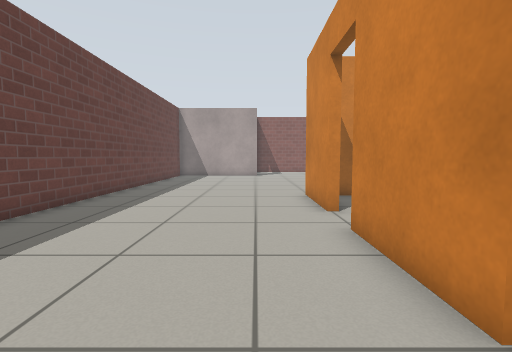
View 1 (above)

23 first-person views from a walk through a robot-simulator world made for Gazebo. The camera is 0.72 m above the floor, tilts 4° down and sees 85° across. The floor is counted in squares, 0.5 m on a side. Each view is taken from the middle of a square. On the plan, view 1 faces up. The plan holds only what a view shows up to about 14 squares ahead; the rest is blank. Gazebo's built-in surfaces are drawn with simple patterns.

View 2
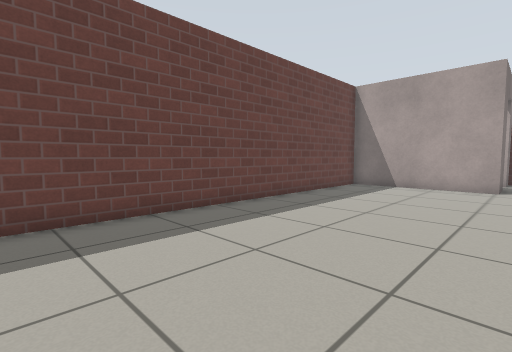

View 3
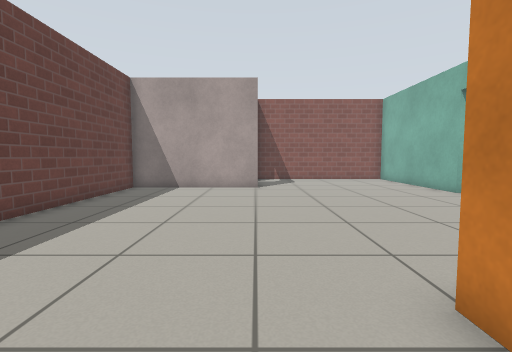

View 4
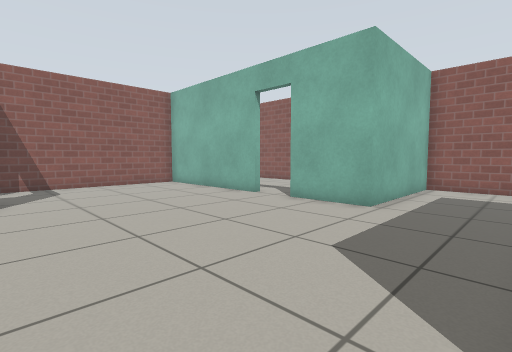

View 5
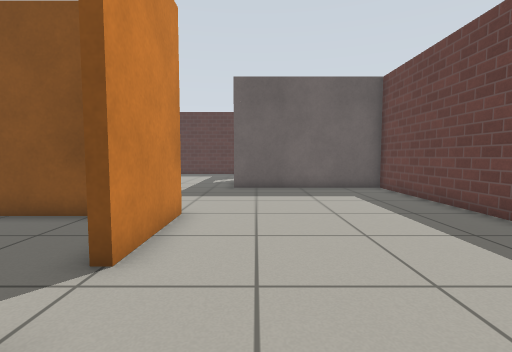

View 6
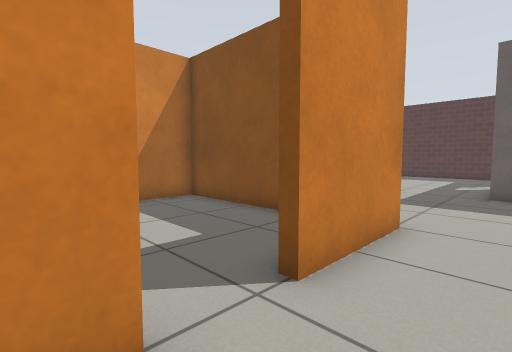

View 7
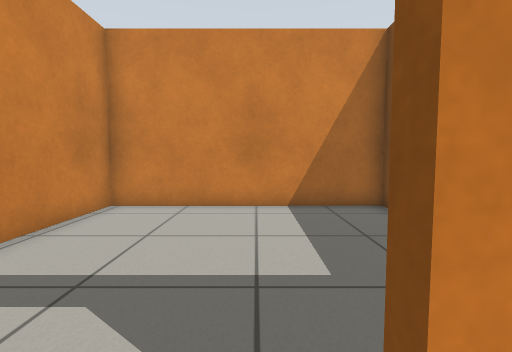

View 8
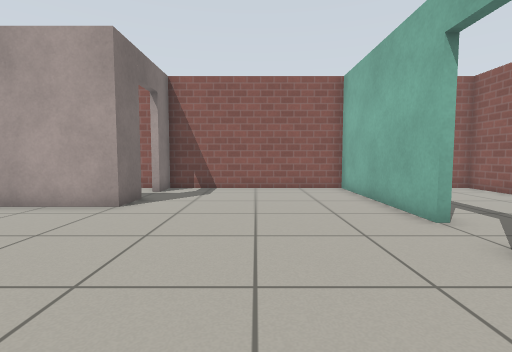

View 9
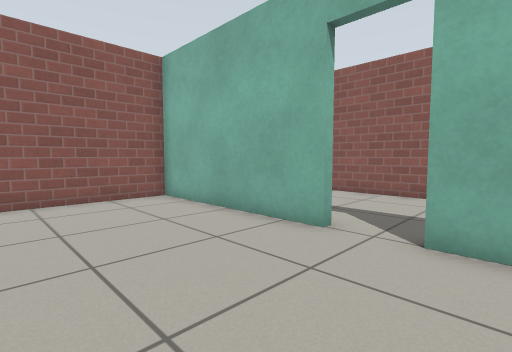

View 10
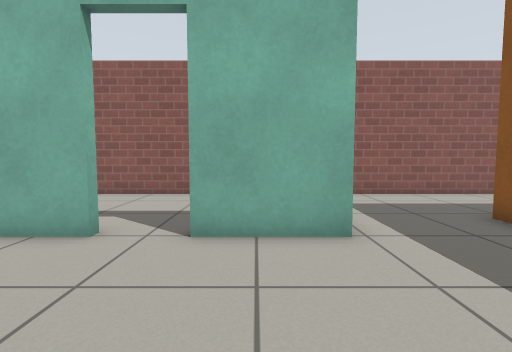

View 11
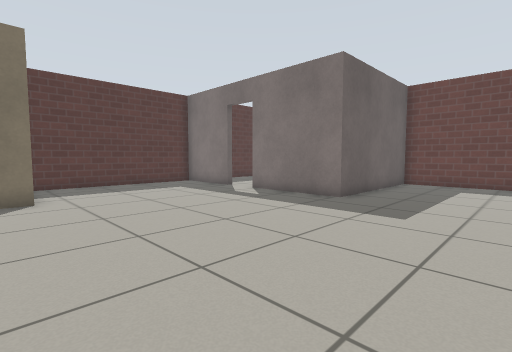

View 12
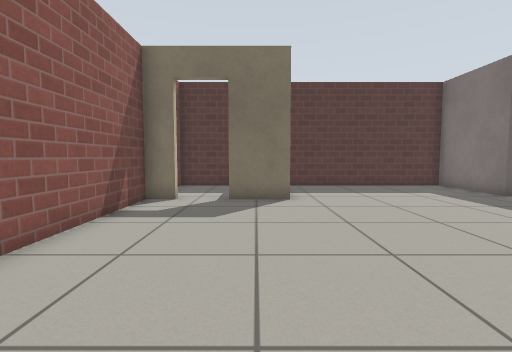

View 13
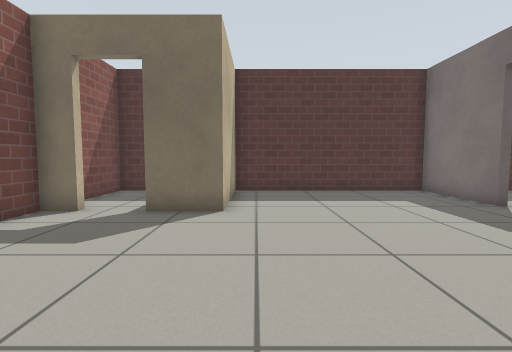

View 14
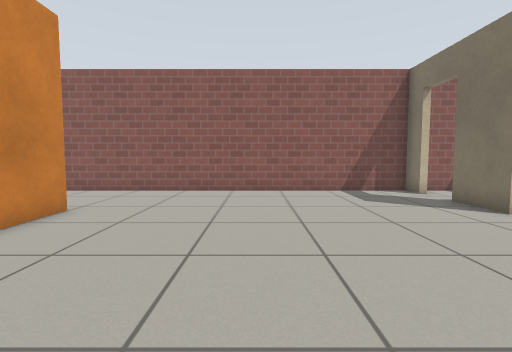

View 15
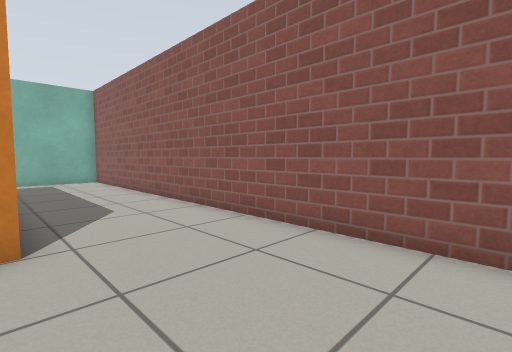

View 16
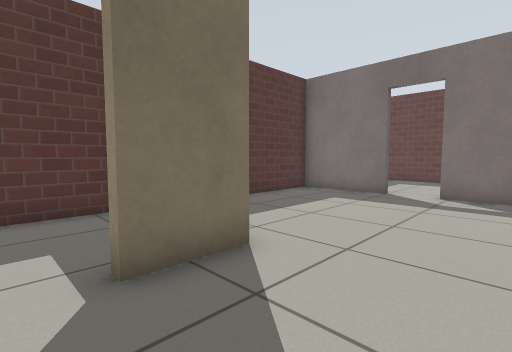

View 17
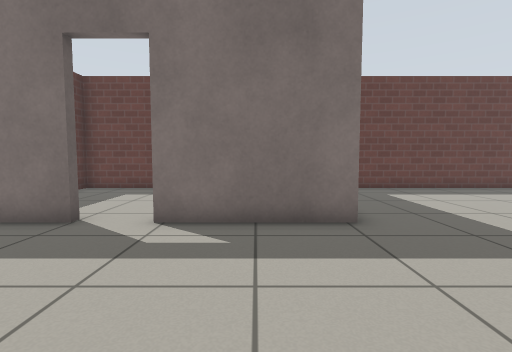

View 18
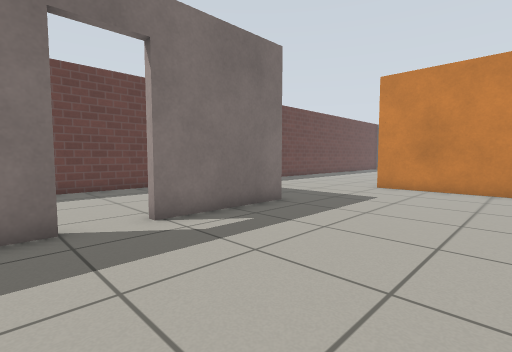

View 19
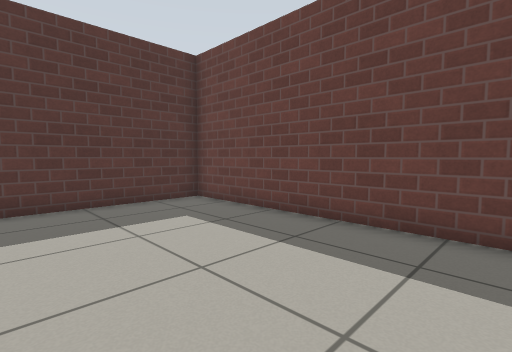

View 20
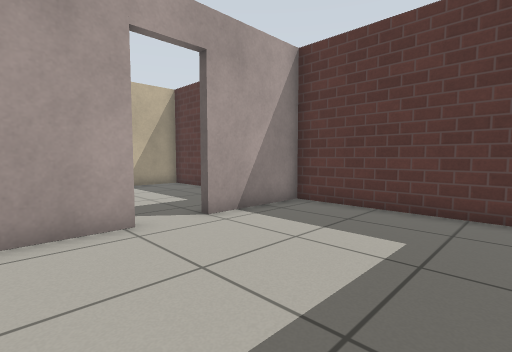

View 21
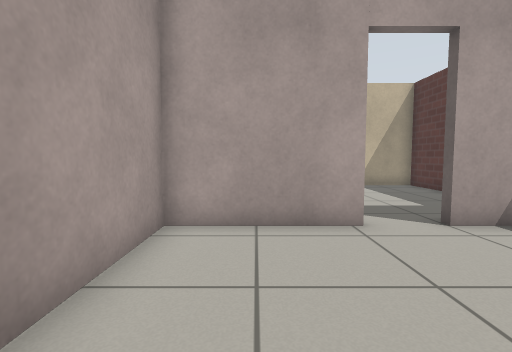

View 22
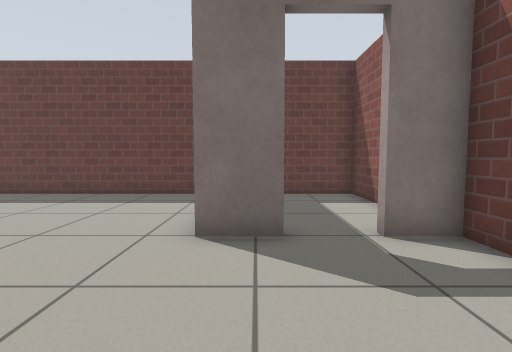

View 23
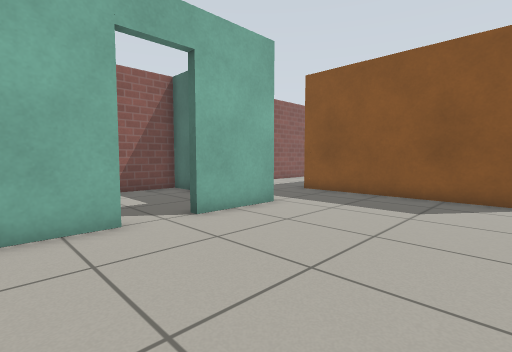

### Floor plan
Points are (right, up) in squares from view 1. A wall is a line through its corners. A room is listed if a view was taken in it or the views show most of it. See-through windows are left out.
Room 1 (views 1, 2, 3, 4, 5, 6, 7, 8, 9, 10, 22, 23)
walls: (2.4, 10.5) (7.4, 10.5); (1.9, 7.1) (1.9, 10.6); (7.9, 14.3) (7.9, 17.3); (1.9, 2) (1.9, 5.4); (7.9, 18.9) (7.9, 25.7) (0.1, 25.7) (0.1, 24.3); (0.1, 22.5) (0.1, 20.9) (-5.7, 20.9) (-5.7, -3.8) (1, -3.8)
ways out: opening at (1, -1) to room 2; opening at (8.5, 12.5) to room 2; open door at (2, 6.5) to room 4; open door at (8, 18.5) to room 5; open door at (0, 23.5) to room 6
Room 2 (views 11, 12, 13, 14, 15, 16, 17, 18)
walls: (9.5, 2) (1.9, 2); (1, -3.8) (1, -8.2); (12.6, -9.3) (13.7, -9.3) (13.7, 14.3) (7.9, 14.3); (1, -10) (1, -13.7) (8.9, -13.7) (8.9, -9.3) (11, -9.3); (7.4, 10.5) (9.4, 10.5)
ways out: opening at (1, -1) to room 1; opening at (8.5, 12.5) to room 1; open door at (1, -9.5) to room 3; open door at (11.7, -9.3) to room 7
Room 3 (views 19, 20, 21)
walls: (0.7, -8.2) (0.7, -4.1) (-3.1, -4.1); (-5.7, -5.1) (-5.7, -13.7) (0.7, -13.7) (0.7, -10)
ways out: open door at (1, -9.5) to room 2
Room 4 (no view inside)
walls: (4, 2.3) (9.1, 2.3) (9.1, 10.2) (5.5, 10.2); (3.6, 10.2) (3, 10.2)
ways out: open door at (2, 6.5) to room 1
Room 5 (no view inside)
walls: (13.7, 18.5) (13.7, 25.7) (12.9, 25.7); (12.4, 14.6) (13.7, 14.6) (13.7, 17)
ways out: open door at (8, 18.5) to room 1
Room 6 (no view inside)
walls: (-3.4, 25.7) (-5.7, 25.7) (-5.7, 23); (-0.6, 25.7) (-1.2, 25.7)
ways out: open door at (0, 23.5) to room 1
Room 7 (no view inside)
walls: (9.6, -13.7) (13.7, -13.7) (13.7, -10.1)
ways out: open door at (11.7, -9.3) to room 2

Where each view was taken, in squares from view 1:
view 1: 0 up, 0 right, facing up
view 2: 7 up, 1 right, facing up-left
view 3: 8 up, 0 right, facing up
view 4: 11 up, 0 right, facing up-right
view 5: 9 up, 0 right, facing down
view 6: 8 up, 0 right, facing down-right
view 7: 6 up, 1 right, facing right
view 8: 13 up, 4 right, facing up
view 9: 16 up, 3 right, facing up-right
view 10: 16 up, 3 right, facing right
view 11: 1 up, 10 right, facing down-left
view 12: 0 up, 10 right, facing down
view 13: 2 down, 8 right, facing down
view 14: 3 down, 2 right, facing right
view 15: 3 down, 9 right, facing up-right
view 16: 6 down, 12 right, facing down-left
view 17: 6 down, 7 right, facing left
view 18: 11 down, 7 right, facing up-left
view 19: 5 down, 0 right, facing down-left
view 20: 6 down, 5 left, facing down-right
view 21: 6 down, 5 left, facing right
view 22: 22 up, 5 right, facing left
view 23: 21 up, 2 right, facing down-right
